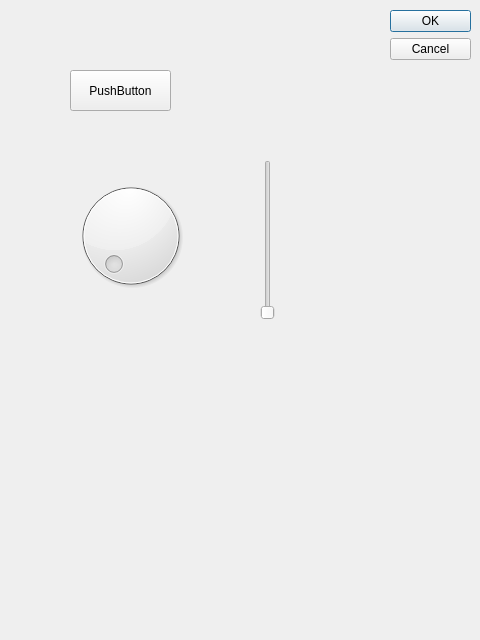
<?xml version="1.0" encoding="UTF-8"?>
<ui version="4.0">
 <class>Dialog</class>
 <widget class="QDialog" name="Dialog">
  <property name="geometry">
   <rect>
    <x>0</x>
    <y>0</y>
    <width>480</width>
    <height>640</height>
   </rect>
  </property>
  <property name="windowTitle">
   <string>Dialog</string>
  </property>
  <widget class="QDialogButtonBox" name="buttonBox">
   <property name="geometry">
    <rect>
     <x>390</x>
     <y>10</y>
     <width>81</width>
     <height>621</height>
    </rect>
   </property>
   <property name="orientation">
    <enum>Qt::Vertical</enum>
   </property>
   <property name="standardButtons">
    <set>QDialogButtonBox::Cancel|QDialogButtonBox::Ok</set>
   </property>
  </widget>
  <widget class="QPushButton" name="pushButton">
   <property name="geometry">
    <rect>
     <x>70</x>
     <y>70</y>
     <width>101</width>
     <height>41</height>
    </rect>
   </property>
   <property name="text">
    <string>PushButton</string>
   </property>
  </widget>
  <widget class="QDial" name="direction_control">
   <property name="geometry">
    <rect>
     <x>70</x>
     <y>170</y>
     <width>121</width>
     <height>131</height>
    </rect>
   </property>
   <property name="mouseTracking">
    <bool>false</bool>
   </property>
  </widget>
  <widget class="QSlider" name="verticalSlider">
   <property name="geometry">
    <rect>
     <x>260</x>
     <y>160</y>
     <width>16</width>
     <height>160</height>
    </rect>
   </property>
   <property name="orientation">
    <enum>Qt::Vertical</enum>
   </property>
  </widget>
 </widget>
 <resources/>
 <connections>
  <connection>
   <sender>buttonBox</sender>
   <signal>accepted()</signal>
   <receiver>Dialog</receiver>
   <slot>accept()</slot>
   <hints>
    <hint type="sourcelabel">
     <x>248</x>
     <y>254</y>
    </hint>
    <hint type="destinationlabel">
     <x>157</x>
     <y>274</y>
    </hint>
   </hints>
  </connection>
  <connection>
   <sender>buttonBox</sender>
   <signal>rejected()</signal>
   <receiver>Dialog</receiver>
   <slot>reject()</slot>
   <hints>
    <hint type="sourcelabel">
     <x>316</x>
     <y>260</y>
    </hint>
    <hint type="destinationlabel">
     <x>286</x>
     <y>274</y>
    </hint>
   </hints>
  </connection>
 </connections>
</ui>
